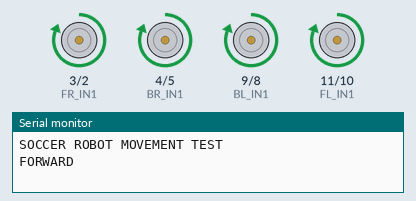
This sketch was run on a simulated Arduino Uno, built with avr-gcc and run on an emulated ATmega328P. On the bench: motor-driver pin pairs drawn as motors (green arrow = first pin HIGH = forward, orange = second pin HIGH = backward, longer = more drive), the last lines printed to the serial monitor.

Above: at 3.5 s.
At 8.0 s:
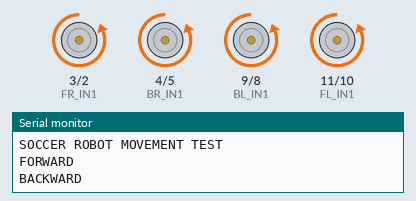
At 12.5 s:
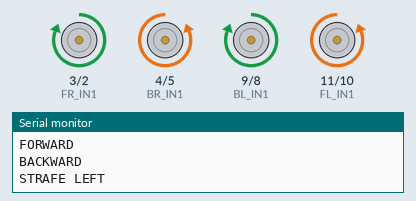
At 17.0 s:
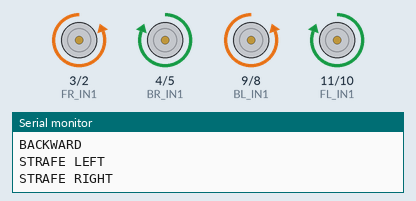
At 20.0 s:
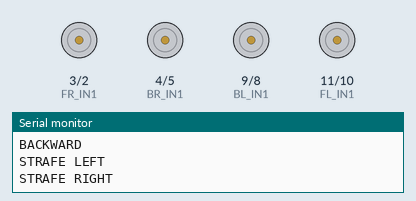
Timing chart, 0 to 27.4 s (numbered marks = the images above):
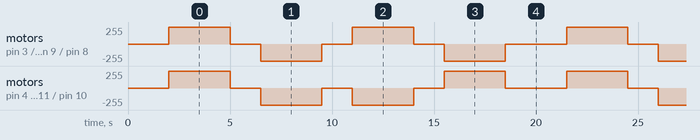

The sketch:

MOVEMENT.ino
```cpp
#include <Arduino.h>

// ======================================
// L298N MOTOR PINS
// ======================================

// RIGHT MOTOR DRIVER

// FRONT RIGHT
#define FR_IN1 3
#define FR_IN2 2

// BACK RIGHT
#define BR_IN1 4
#define BR_IN2 5

// LEFT MOTOR DRIVER

// BACK LEFT
#define BL_IN1 9
#define BL_IN2 8

// FRONT LEFT
#define FL_IN1 11
#define FL_IN2 10

// ======================================
// MOTOR FORWARD DIRECTIONS
// ======================================
// Change 1 to -1 if a motor rotates
// opposite to its required direction.

const int FR_FORWARD = 1;
const int BR_FORWARD = 1;
const int BL_FORWARD = 1;
const int FL_FORWARD = 1;

// ======================================
// MOTOR CONTROL
// ======================================

void motor(int pin1, int pin2, int direction) {

  if (direction == 1) {
    digitalWrite(pin1, HIGH);
    digitalWrite(pin2, LOW);
  }
  else if (direction == -1) {
    digitalWrite(pin1, LOW);
    digitalWrite(pin2, HIGH);
  }
  else {
    digitalWrite(pin1, LOW);
    digitalWrite(pin2, LOW);
  }
}

// ======================================
// STOP ALL MOTORS
// ======================================

void stopAll() {

  motor(FR_IN1, FR_IN2, 0);
  motor(BR_IN1, BR_IN2, 0);
  motor(BL_IN1, BL_IN2, 0);
  motor(FL_IN1, FL_IN2, 0);
}

// ======================================
// FORWARD
// ======================================

void forward() {

  motor(FR_IN1, FR_IN2, FR_FORWARD);
  motor(BR_IN1, BR_IN2, BR_FORWARD);

  motor(BL_IN1, BL_IN2, BL_FORWARD);
  motor(FL_IN1, FL_IN2, FL_FORWARD);
}

// ======================================
// BACKWARD
// ======================================

void backward() {

  motor(FR_IN1, FR_IN2, -FR_FORWARD);
  motor(BR_IN1, BR_IN2, -BR_FORWARD);

  motor(BL_IN1, BL_IN2, -BL_FORWARD);
  motor(FL_IN1, FL_IN2, -FL_FORWARD);
}

// ======================================
// STRAFE LEFT
// ======================================

void strafeLeft() {

  motor(FR_IN1, FR_IN2, FR_FORWARD);
  motor(BR_IN1, BR_IN2, -BR_FORWARD);

  motor(BL_IN1, BL_IN2, BL_FORWARD);
  motor(FL_IN1, FL_IN2, -FL_FORWARD);
}

// ======================================
// STRAFE RIGHT
// ======================================

void strafeRight() {

  motor(FR_IN1, FR_IN2, -FR_FORWARD);
  motor(BR_IN1, BR_IN2, BR_FORWARD);

  motor(BL_IN1, BL_IN2, -BL_FORWARD);
  motor(FL_IN1, FL_IN2, FL_FORWARD);
}

// ======================================
// SETUP
// ======================================

void setup() {

  Serial.begin(115200);

  pinMode(FR_IN1, OUTPUT);
  pinMode(FR_IN2, OUTPUT);

  pinMode(BR_IN1, OUTPUT);
  pinMode(BR_IN2, OUTPUT);

  pinMode(BL_IN1, OUTPUT);
  pinMode(BL_IN2, OUTPUT);

  pinMode(FL_IN1, OUTPUT);
  pinMode(FL_IN2, OUTPUT);

  stopAll();

  Serial.println("SOCCER ROBOT MOVEMENT TEST");

  delay(2000);
}

// ======================================
// MAIN LOOP
// ======================================

void loop() {

  Serial.println("FORWARD");
  forward();
  delay(3000);

  stopAll();
  delay(1500);

  Serial.println("BACKWARD");
  backward();
  delay(3000);

  stopAll();
  delay(1500);

  Serial.println("STRAFE LEFT");
  strafeLeft();
  delay(3000);

  stopAll();
  delay(1500);

  Serial.println("STRAFE RIGHT");
  strafeRight();
  delay(3000);

  stopAll();
  delay(3000);
}
```

Measured:
- by itself, motor on pin 4 (BR_IN1) / pin 5 (BR_IN2), motor on pin 11 (FL_IN1) / pin 10 (FL_IN2): repeats every 19.5 s: 2 × (stopped 1.5 s, backward 255/255 3.0 s), stopped 1.5 s, forward 255/255 3.0 s, stopped 3.0 s, forward 255/255 3.0 s
- by itself, motor on pin 3 (FR_IN1) / pin 2 (FR_IN2), motor on pin 9 (BL_IN1) / pin 8 (BL_IN2): repeats every 19.5 s: stopped 1.5 s, backward 255/255 3.0 s, stopped 1.5 s, forward 255/255 3.0 s, stopped 1.5 s, backward 255/255 3.0 s, stopped 3.0 s, forward 255/255 3.0 s
